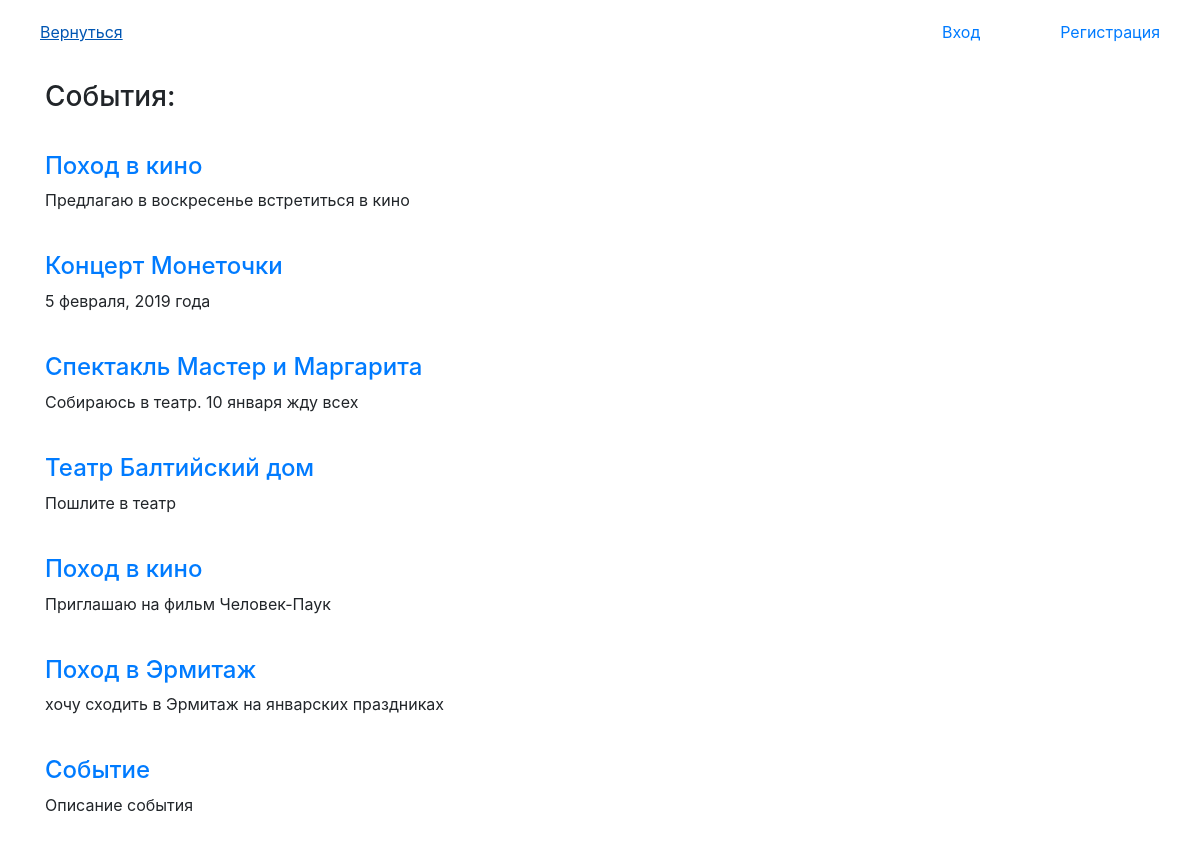
The app's page /search?query=, older data.
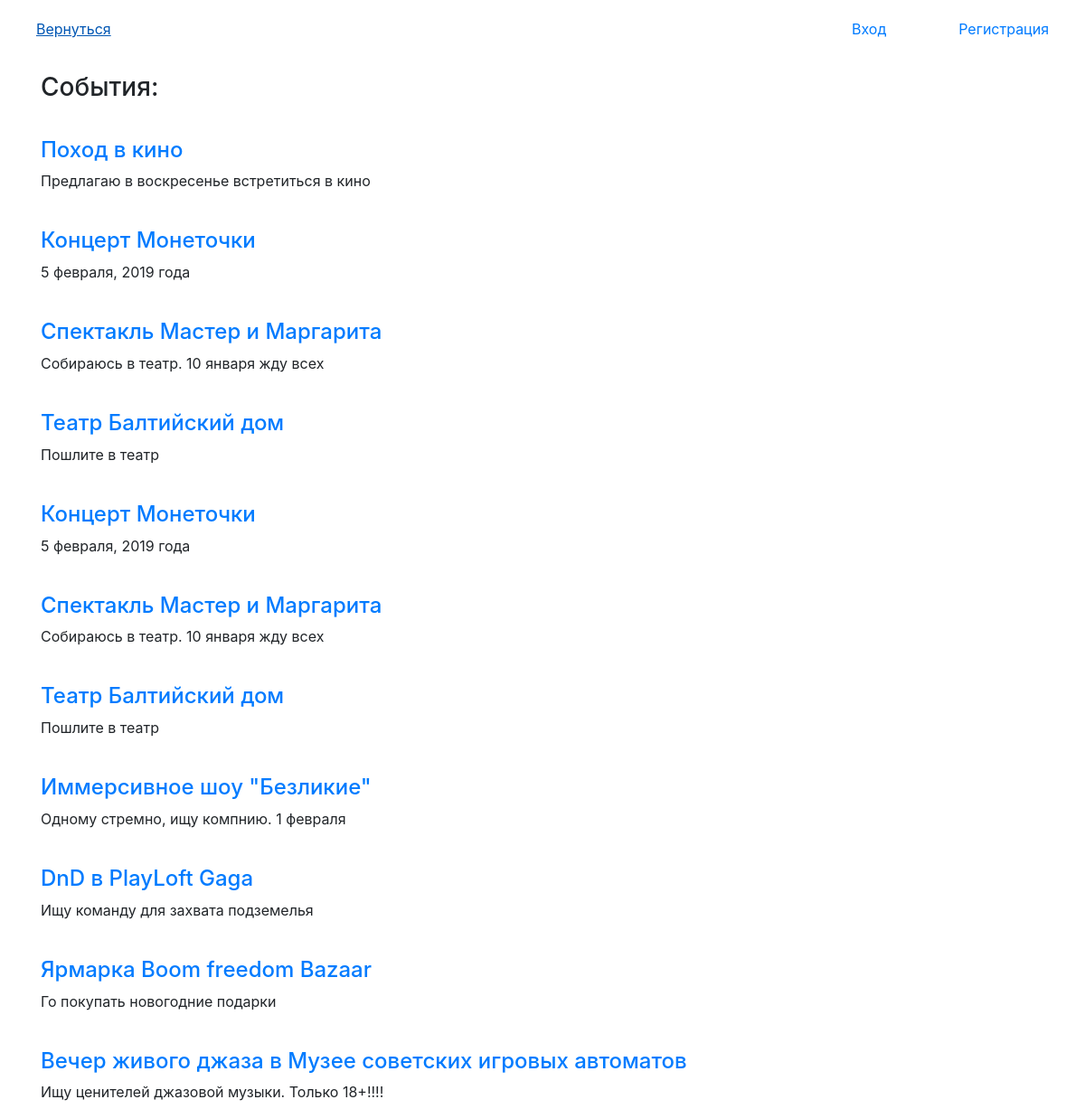
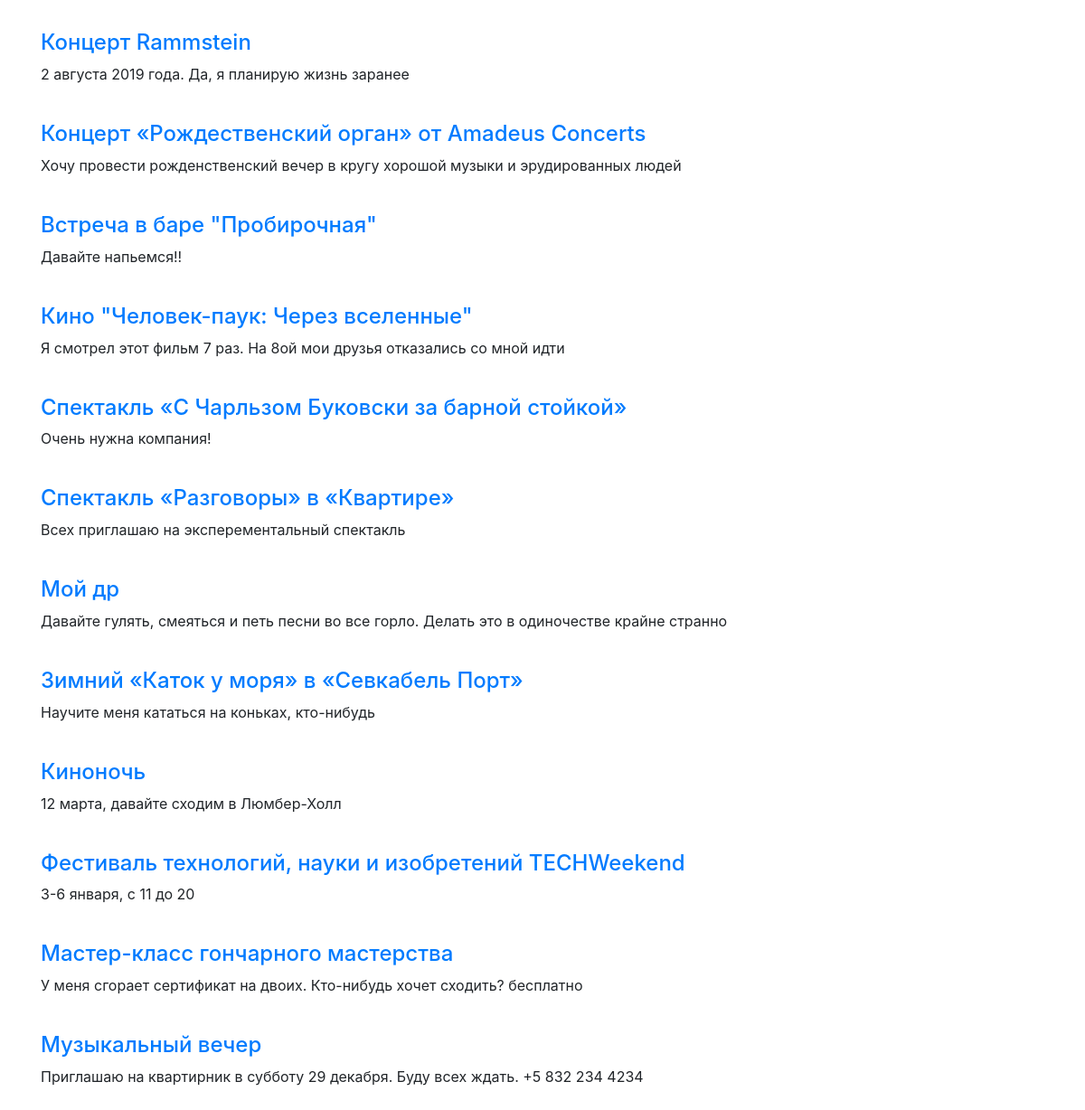
The same page, newer data (2 pictures, top to bottom).
### tables this page shows
CREATE TABLE events (
    id INTEGER PRIMARY KEY AUTOINCREMENT,
    title TEXT,
    description TEXT
);

### run.py (the view)
@app.route('/search')
def search_for_person():
    q = request.args.get('query')
    w = q.split(' ')
    print(w)
    result = []
    conn = sqlite3.connect('app.db')
    conn.row_factory = dict_factory
    c = conn.cursor()
    for x in w:
        bgw = x.title()
        x = x.lower()
        c.execute("SELECT * FROM events WHERE title LIKE '%{q}%' OR title LIKE '%{k}%'"
                  "".format(q=x, k=bgw))
        list = c.fetchall()
        print(list)
        for y in list:
            result.append(y)
    conn.close()
    return render_template('search_result.html', result=result, user=User)

### run.py (called while the page is built)
def dict_factory(cursor, row):
    d = {}
    for idx, col in enumerate(cursor.description):
        d[col[0]] = row[idx]
    return d

### templates/search_result.html (shortened to what this page needs)
<!DOCTYPE html>
<html>
<head>
    <link rel="stylesheet" href="https://stackpath.bootstrapcdn.com/bootstrap/4.1.3/css/bootstrap.min.css">
</head>
<body>
    <header>
        <a href="/" style="float:left; padding:20px 40px;"> Вернуться </a>
        {% if user.status == true %}
            <a class="hb" href="/exit"> Выход </a>
            <a class="hb" href="/add_events"> Добавить событие </a>
        {% else %}
            <a class="hb" href="/registration"> Регистрация </a>
            <a class="hb" href="/login"> Вход </a>
        {% endif %}
    </header>
    <div class="container" style="padding-top:80px">
        <h3 style="padding-bottom:30px;"> События: </h3>
        {% for e in result %}
            <span>
                <h4><a href="/event/{{e.id}}">{{e.title}}</a></h4>
                <p>{{e.description}}</p>
            </span>
            <br />
        {% endfor%}
    </div>
</body>
</html>

Row changes from the older to the newer data that the page shows:
removed events: title "Поход в кино", description "Приглашаю на фильм Человек-Паук"
removed events: title "Поход в Эрмитаж", description "хочу сходить в Эрмитаж на январских праздниках"
removed events: title "Событие", description "Описание события"
added events: title "Концерт Монеточки", description "5 февраля, 2019 года"
added events: title "Спектакль Мастер и Маргарита", description "Собираюсь в театр. 10 января жду всех"
added events: title "Театр Балтийский дом", description "Пошлите в театр"
added events: title "Иммерсивное шоу \"Безликие\"", description "Одному стремно, ищу компнию. 1 февраля"
added events: title "DnD в PlayLoft Gaga", description "Ищу команду для захвата подземелья"
added events: title "Ярмарка Boom freedom Bazaar", description "Го покупать новогодние подарки"
added events: title "Вечер живого джаза в Музее советских игровых автоматов", description "Ищу ценителей джазовой музыки. Только 18+!!!!"
added events: title "Концерт Rammstein", description "2 августа 2019 года. Да, я планирую жизнь заранее"
added events: title "Концерт «Рождественский орган» от Amadeus Concerts", description "Хочу провести рожденственский вечер в кругу хорошой музыки и эрудированных людей"
added events: title "Встреча в баре \"Пробирочная\"", description "Давайте напьемся!!"
added events: title "Кино \"Человек-паук: Через вселенные\"", description "Я смотрел этот фильм 7 раз. На 8ой мои друзья отказались со мной идти"
added events: title "Спектакль «С Чарльзом Буковски за барной стойкой»", description "Очень нужна компания!"
added events: title "Спектакль «Разговоры» в «Квартире»", description "Всех приглашаю на эксперементальный спектакль"
added events: title "Мой др", description "Давайте гулять, смеяться и петь песни во все горло. Делать это в одиночестве крайне странно"
added events: title "Зимний «Каток у моря» в «Севкабель Порт»", description "Научите меня кататься на коньках, кто-нибудь"
added events: title "Киноночь", description "12 марта, давайте сходим в Люмбер-Холл"
added events: title "Фестиваль технологий, науки и изобретений TECHWeekend", description "3-6 января, с 11 до 20"
added events: title "Мастер-класс гончарного мастерства", description "У меня сгорает сертификат на двоих. Кто-нибудь хочет сходить? бесплатно"
added events: title "Музыкальный вечер", description "Приглашаю на квартирник в субботу 29 декабря. Буду всех ждать. +5 832 234 4234"
